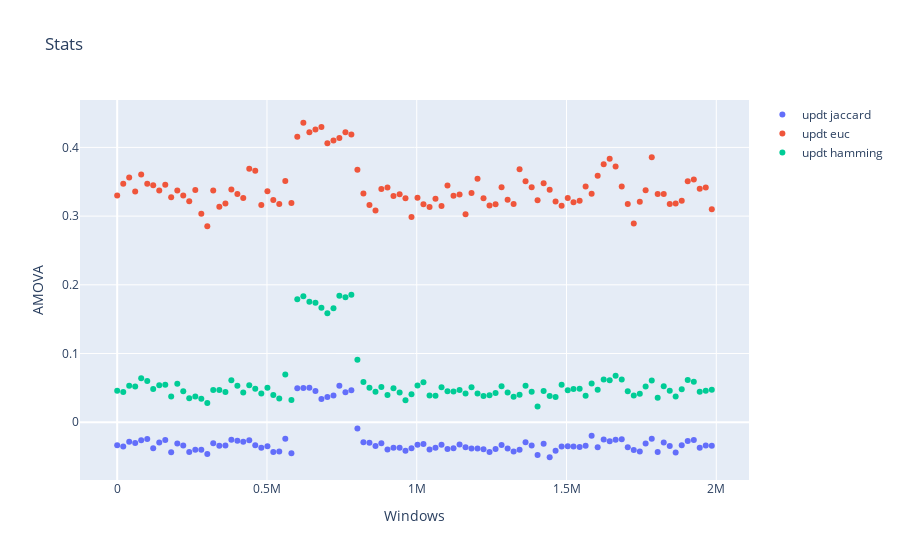

Notebook code cell kept with this figure:
### Code cell
AMOVA_stats= [[[Chr,wind,*Results[Chr][wind]] for wind in Results[Chr].keys()] for Chr in Results.keys()]
AMOVA_stats= np.array([y for y in it.chain(*AMOVA_stats)])

Names= ['updt jaccard','updt euc','updt hamming']

fig_data= [go.Scatter(
    x= AMOVA_stats[:,1],
    y= AMOVA_stats[:,x],
    mode= 'markers',
    name= Names[x - 3]
) for x in range(3,6)]

layout = go.Layout(
    title= 'Stats',
    yaxis=dict(
        title='AMOVA'),
    xaxis=dict(
        title='Windows')
)

fig= go.Figure(data=fig_data, layout=layout)
iplot(fig)
